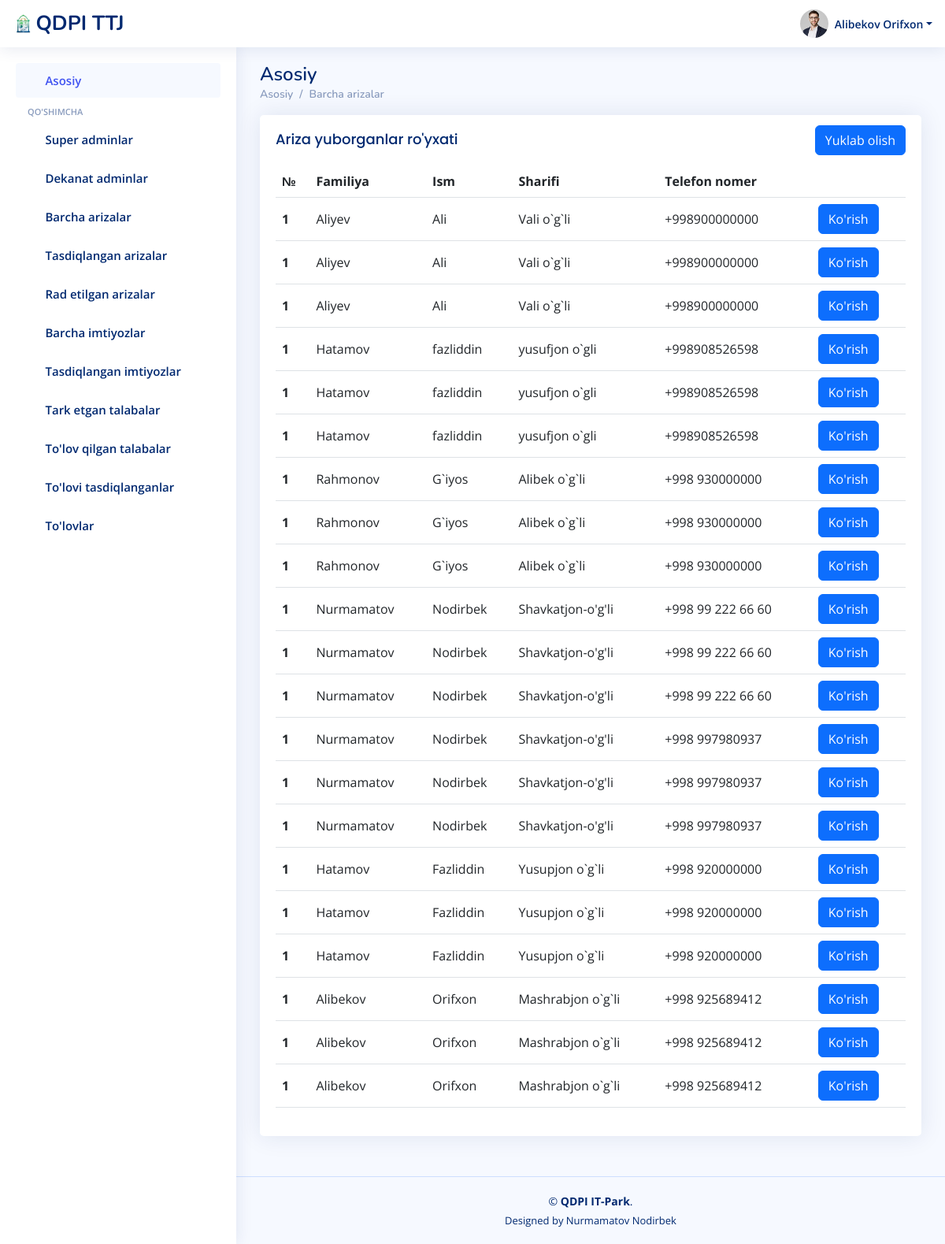
Screenshot of /ariza/tasdiqlangan_imtiyozli_arizalar/ (signed in) with the database file from the repository.
### users/models.py (models this page shows)
class User(AbstractUser):
    id = models.UUIDField(primary_key=True, default=uuid.uuid4, unique=True, editable=False)
    sharif = models.CharField(max_length=100)
    lavozim = models.CharField(max_length=100)
    fakultet = models.CharField(max_length=100, blank=True)
    parol = models.CharField(max_length=100)

### ariza/models.py (models this page shows)
class Imtiyoz(models.Model):
    talaba_id = models.CharField(max_length=100)
    imtiyoz_nomi = models.CharField(max_length=100)
    imtiyoz_file = models.FileField(upload_to='imtiyoz/')
    tasdiqlash = models.CharField(max_length=100, blank=True)
    xulosa = models.CharField(max_length=1000, blank=True)
    sana = models.DateField(auto_now_add=True)

### ariza/views.py (the view)
# urls.py: path('tasdiqlangan_imtiyozli_arizalar/', tasdiqlangan_imtiyozli_arizalar, name='tasdiqlangan_imtiyozli_arizalar'),
@csrf_exempt
def tasdiqlangan_imtiyozli_arizalar(request):
    talabalar = User.objects.filter(lavozim='talaba')
    imtiyozlar = Imtiyoz.objects.filter(tasdiqlash='')
    contex = {
        'talabalar':talabalar,
        'imtiyozlar':imtiyozlar,
    }
    return render(request, 'superadmin/tasdiqlangan_imtiyozli_arizalar.html', contex)

### templates/superadmin/tasdiqlangan_imtiyozli_arizalar.html (shortened to what this page needs)
{% load static %}
<!DOCTYPE html>
<html lang="en">
<head>
  <link href="{% static '/assets/vendor/bootstrap/css/bootstrap.min.css' %}" rel="stylesheet">
  <link href="{% static '/assets/vendor/bootstrap-icons/bootstrap-icons.css' %}" rel="stylesheet">
  <link href="{% static '/assets/vendor/simple-datatables/style.css' %}" rel="stylesheet">
  <link href="{% static '/assets/css/style.css' %}" rel="stylesheet">
</head>
<body>
  <header id="header" class="header fixed-top d-flex align-items-center">
    <div class="d-flex align-items-center justify-content-between">
      <a href="{% url 'home' %}" class="logo d-flex align-items-center">
        <img src="{% static '/assets/img/logo.png' %}" alt="">
        <span class="d-none d-lg-block">QDPI TTJ</span>
      </a>
      <i class="bi bi-list toggle-sidebar-btn"></i>
    </div>
    <nav class="header-nav ms-auto">
      <ul class="d-flex align-items-center">
        <li class="nav-item dropdown pe-3">
          <a class="nav-link nav-profile d-flex align-items-center pe-0" href="{% url 'home' %}" data-bs-toggle="dropdown">
            <img src="{% static '/assets/img/profile-img.jpg' %}" alt="Profile" class="rounded-circle">
            <span class="d-none d-md-block dropdown-toggle ps-2">{{user.last_name}} {{user.first_name}}</span>
          </a>
        </li>
      </ul>
    </nav>
  </header>
  <aside id="sidebar" class="sidebar">
    <ul class="sidebar-nav" id="sidebar-nav">
      <li class="nav-item">
        <a class="nav-link " href="{% url 'home' %}">
          <i class="bi bi-grid"></i>
          <span>Asosiy</span>
        </a>
      </li>
      <li class="nav-heading">Qo'shimcha</li>
      <li class="nav-item">
        <a class="nav-link collapsed" href="{% url 'superadminlar' %}">
          <i class="bi bi-person-fill"></i>
          <span>Super adminlar</span>
        </a>
      </li>
      <li class="nav-item">
        <a class="nav-link collapsed" href="{% url 'dekanatadminlar' %}">
          <i class="bi bi-person"></i>
          <span>Dekanat adminlar</span>
        </a>
      </li>
      <li class="nav-item">
        <a class="nav-link collapsed" href="{% url 'barcha_arizalar' %}">
          <i class="bi bi-envelope"></i>
          <span>Barcha arizalar</span>
        </a>
      </li>
      <li class="nav-item">
        <a class="nav-link collapsed" href="{% url 'tasdiqlangan' %}">
          <i class="bi bi-person-check-fill"></i>
          <span>Tasdiqlangan arizalar</span>
        </a>
      </li>
      <li class="nav-item">
        <a class="nav-link collapsed" href="{% url 'radetilgan' %}">
          <i class="bi bi-person-x-fill"></i>
          <span>Rad etilgan arizalar</span>
        </a>
      </li>
      <li class="nav-item">
        <a class="nav-link collapsed" href="{% url 'imtiyozli_arizalar' %}">
          <i class="bi bi-envelope"></i>
          <span>Barcha imtiyozlar</span>
        </a>
      </li>
      <li class="nav-item">
        <a class="nav-link collapsed" href="{% url 'tasdiqlangan_imtiyozli_arizalar' %}">
          <i class="bi bi-person-check-fill"></i>
          <span>Tasdiqlangan imtiyozlar</span>
        </a>
      </li>
      <li class="nav-item">
        <a class="nav-link collapsed" href="{% url 'tark_etgan_talaba' %}">
          <i class="bi bi-house-x-fill"></i>
          <span>Tark etgan talabalar</span>
        </a>
      </li>
      <li class="nav-item">
        <a class="nav-link collapsed" href="{% url 'barcha_tolovlar' %}">
          <i class="bi bi-cash-coin"></i>
          <span>To'lov qilgan talabalar</span>
        </a>
      </li>
      <li class="nav-item">
        <a class="nav-link collapsed" href="{% url 'tasdiqlangan_tolov' %}">
          <i class="bi bi-check2-all"></i>
          <span>To'lovi tasdiqlanganlar</span>
        </a>
      </li>
      <li class="nav-item">
        <a class="nav-link collapsed" href="{% url 'hisob_varoq' %}">
          <i class="bi bi-wallet2"></i>
          <span>To'lovlar</span>
        </a>
      </li>
    </ul>
  </aside>
    <main id="main" class="main">
        <div class="pagetitle">
            <h1>Asosiy</h1>
            <nav>
                <ol class="breadcrumb">
                    <li class="breadcrumb-item active"><a href="{% url 'home' %}">Asosiy</a></li>
                    <li class="breadcrumb-item active"><a href="{% url 'home' %}">Barcha arizalar</a></li>
                </ol>
            </nav>
        </div>
        <section class="section dashboard">
            <div class="row">
                <div class="col-lg-12">
                    <div class="card">
                        <div class="card-body">
                            <div class="d-flex align-items-center justify-content-between">
                                <h5 class="card-title">Ariza yuborganlar ro'yxati</h5>
                                <a class="btn btn-primary" href="#">Yuklab olish</a>
                            </div>
                            <table class="table datatable">
                                <thead>
                                    <tr>
                                        <th scope="col">№</th>
                                        <th scope="col">Familiya</th>
                                        <th scope="col">Ism</th>
                                        <th scope="col">Sharifi</th>
                                        <th scope="col">Telefon nomer</th>
                                        <th></th>
                                    </tr>
                                </thead>
                                {% for t in talabalar %}
                                    {% for i in imtiyozlar %}
                                        <tbody>
                                            <tr>
                                                <th scope="row">1</th>
                                                <td>{{t.last_name}}</td>
                                                <td>{{t.first_name}}</td>
                                                <td>{{t.sharif}}</td>
                                                <td>{{t.username}}</td>
                                                <td><a class="btn btn-primary" href="{% url 'tasdiqlangan_imtiyoz_malumotlar' t.pk %}">Ko'rish</a></td>
                                            </tr>
                                        </tbody>
                                    {% endfor %}
                                {% endfor %}
                            </table>
                        </div>
                    </div>
                </div>
            </div>
        </section>
    </main>
    <footer id="footer" class="footer">
        <div class="copyright">
            &copy; <strong><span>QDPI IT-Park</span></strong>.
        </div>
        <div class="credits">
            Designed by Nurmamatov Nodirbek
        </div>
    </footer>
</body>
</html>

### static/assets/css/style.css (style rules this page uses)
:root { scroll-behavior: smooth; }
html, body { display: flex; flex-direction: column; height: 100%; }
body { font-family: "Open Sans", sans-serif; background: #f6f9ff; color: #444444; }
.main { flex-grow: 1; }
a { color: #4154f1; text-decoration: none; }
h1, h2, h3, h4, h5, h6 { font-family: "Nunito", sans-serif; }
#main { margin-top: 60px; padding: 20px 30px; transition: all 0.3s; }
.pagetitle { margin-bottom: 10px; }
.pagetitle h1 { font-size: 24px; margin-bottom: 0; font-weight: 600; color: #012970; }
.card { margin-bottom: 30px; border: none; border-radius: 5px; box-shadow: 0px 0 30px rgba(1, 41, 112, 0.1); }
.card-title { padding: 20px 0 15px 0; font-size: 18px; font-weight: 500; color: #012970; font-family: "Poppins", sans-serif; }
.card-body { padding: 0 20px 20px 20px; }
.breadcrumb { font-size: 14px; font-family: "Nunito", sans-serif; color: #899bbd; font-weight: 600; }
.breadcrumb a { color: #899bbd; transition: 0.3s; }
.breadcrumb .breadcrumb-item::before { color: #899bbd; }
.breadcrumb .active { color: #51678f; font-weight: 600; }
.logo { line-height: 1; }
@media (min-width: 1200px) { .logo { width: 280px; } }
.logo img { max-height: 26px; margin-right: 6px; }
.logo span { font-size: 26px; font-weight: 700; color: #012970; font-family: "Nunito", sans-serif; }
.header { transition: all 0.5s; z-index: 997; height: 60px; box-shadow: 0px 2px 20px rgba(1, 41, 112, 0.1); background-color: #fff; padding-left: 20px; }
.header .toggle-sidebar-btn { font-size: 32px; padding-left: 10px; cursor: pointer; color: #012970; }
.header-nav ul { list-style: none; }
.header-nav>ul { margin: 0; padding: 0; }
.header-nav .nav-profile { color: #012970; }
.header-nav .nav-profile img { max-height: 36px; }
.header-nav .nav-profile span { font-size: 14px; font-weight: 600; }
.sidebar { position: fixed; top: 60px; left: 0; bottom: 0; width: 300px; z-index: 996; transition: all 0.3s; padding: 20px; overflow-y: auto; scrollbar-width: thin; scrollbar-color: #aab7cf transparent; box-shadow: 0px 0px 20px rgba(1, 41, 112, 0.1); background-color: #fff; }
@media (min-width: 1200px) { #main, #footer { margin-left: 300px; } }
.sidebar-nav { padding: 0; margin: 0; list-style: none; }
.sidebar-nav li { padding: 0; margin: 0; list-style: none; }
.sidebar-nav .nav-item { margin-bottom: 5px; }
.sidebar-nav .nav-heading { font-size: 11px; text-transform: uppercase; color: #899bbd; font-weight: 600; margin: 10px 0 5px 15px; }
.sidebar-nav .nav-link { display: flex; align-items: center; font-size: 15px; font-weight: 600; color: #4154f1; transition: 0.3; background: #f6f9ff; padding: 10px 15px; border-radius: 4px; }
.sidebar-nav .nav-link i { font-size: 16px; margin-right: 10px; color: #4154f1; }
.sidebar-nav .nav-link.collapsed { color: #012970; background: #fff; }
.sidebar-nav .nav-link.collapsed i { color: #899bbd; }
.footer { padding: 20px 0; font-size: 14px; transition: all 0.3s; border-top: 1px solid #cddfff; }
.footer .copyright { text-align: center; color: #012970; }
.footer .credits { padding-top: 5px; text-align: center; font-size: 13px; color: #012970; }
th, td { vertical-align: middle !important; }

### rows the page displays
User: last_name "Alibekov", first_name "Orifxon", sharif "Mashrabjon o`g`li", username "+998 925689412"
User: last_name "Aliyev", first_name "Ali", sharif "Vali o`g`li", username "+998900000000"
User: last_name "Hatamov", first_name "fazliddin", sharif "yusufjon o`gli", username "+998908526598"
User: last_name "Rahmonov", first_name "G`iyos", sharif "Alibek o`g`li", username "+998 930000000"
User: last_name "Nurmamatov", first_name "Nodirbek", sharif "Shavkatjon-o'g'li", username "+998 99 222 66 60"
User: last_name "Nurmamatov", first_name "Nodirbek", sharif "Shavkatjon-o'g'li", username "+998 997980937"
User: last_name "Hatamov", first_name "Fazliddin", sharif "Yusupjon o`g`li", username "+998 920000000"
